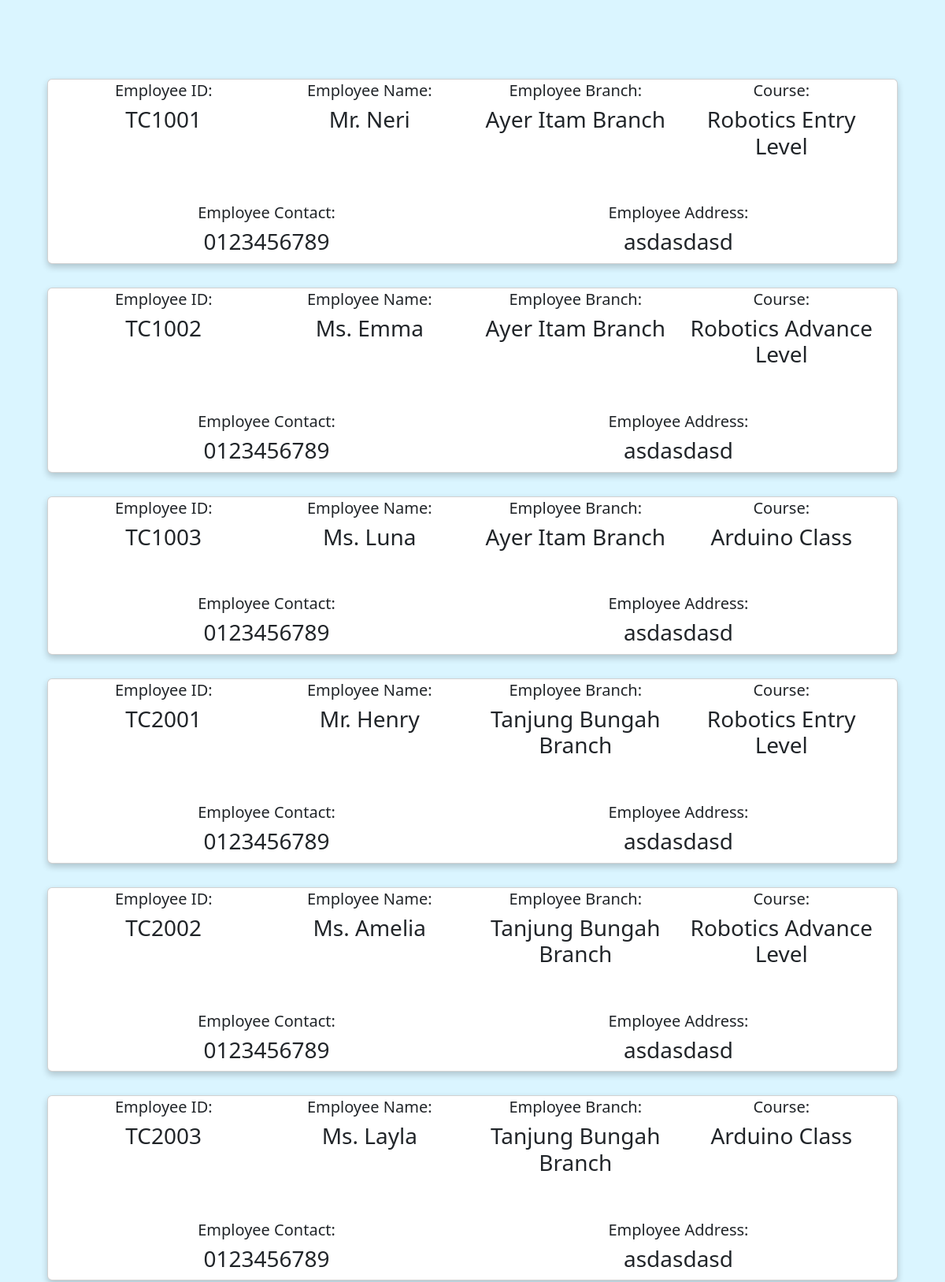
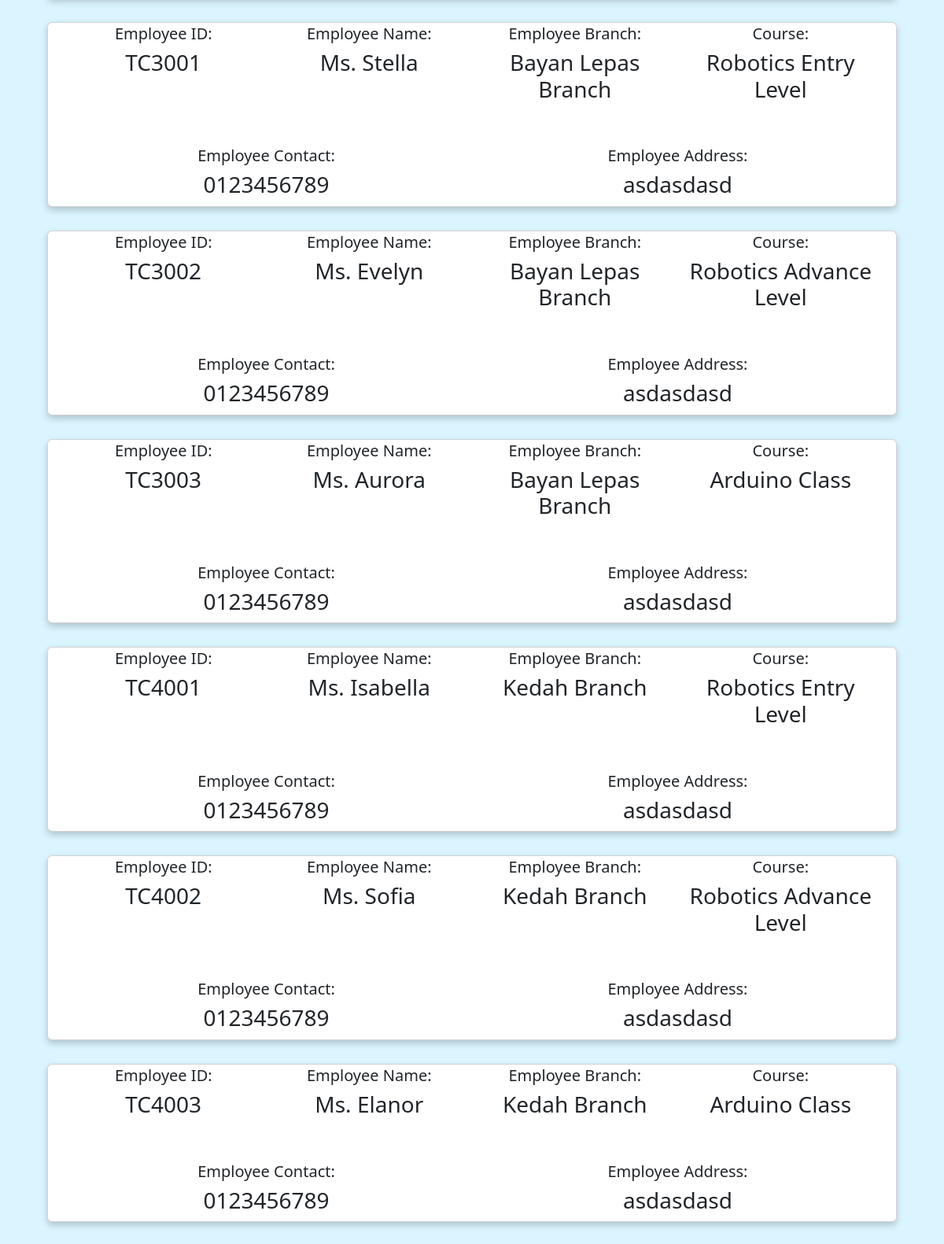
/employee_list.php, run on the app's committed database (2 pictures, top to bottom).
### tables this page shows
CREATE TABLE `employee` (
  `employee_ID` varchar(6) NOT NULL,
  `employee_password` varchar(50) NOT NULL,
  `employee_name` varchar(50) NOT NULL,
  `employee_contact` varchar(11) NOT NULL,
  `employee_address` varchar(100) NOT NULL,
  `employee_branch` varchar(50) NOT NULL,
  `course_teach` varchar(50) NOT NULL
);

### employee_list.php (the view, shortened to what this page needs)
<html>
    <head>
        <link rel="stylesheet" href="hardware_asset.css">
        <link href="https://cdn.jsdelivr.net/npm/bootstrap@5.3.0-alpha3/dist/css/bootstrap.min.css" rel="stylesheet">
        <?php
            include'admin_header.php';
        ?>
    </head>
    <body style="background-color: #daf5ff;">
        <?php
            $dbc=mysqli_connect("localhost","root","");
            mysqli_select_db($dbc,"rilcms");
            $query = mysqli_query($dbc,"SELECT * FROM employee");
           echo"<div class=\"listing-section\">";
                while (($row1 = $query->fetch_assoc())){
                    $data1= $row1['employee_ID'];
                    $data2 = $row1['employee_name'];
                    $data3 = $row1['employee_contact'];
                    $data4 = $row1['employee_address'];
                    $data5 = $row1['employee_branch'];
                    $data6 = $row1['course_teach'];
                    echo'<div class="card">
                            <div class="card-content">
                                <div class="container text-center">
                                    <div class="row">
                                        <div class="col">
                                            <h5>Employee ID: <h3>'.$data1.'</h3> </h5>
                                        </div>
                                        <div class="col">
                                            <h5>Employee Name: <h3>'.$data2.'</h3></h5>
                                        </div>
                                        <div class="col">
                                            <h5>Employee Branch: <h3>'.$data5.'</h3></h5>
                                        </div>
                                        <div class="col">
                                            <h5>Course: <h3>'.$data6.'</h3></h5>
                                        </div>
                                    </div>
                                    <br/><br/>
                                    <div class="row">
                                        <div class="col">
                                            <h5>Employee Contact: <h3>'.$data3.'</h3></h5>
                                        </div>
                                        <div class="col">
                                                <h5>Employee Address: <h3>'.$data4.'</h3></h5>
                                        </div>
                                    </div>
                                </div>
                            </div>
                        </div>';
                }
            echo"</div>";
            ?>
    </body>
</html>

### hardware_asset.css (style rules this page uses)
.listing-section { margin-top: 100px; height: auto; }
.card { box-shadow: 0 4px 8px 0 rgba(0,0,0,0.2); transition: 0.3s; width: 90%; border-radius: 5px; margin-bottom: 10px; margin-left: auto; margin-right: auto; }
.card-content { padding: 2px 16px; height: auto; }

### employee_list.php (style rules this page uses)
.card { margin-bottom: 30px; }

### data on the page
employee: employee_ID "TC1001", employee_name "Mr. Neri", employee_branch "Ayer Itam Branch", course_teach "Robotics Entry Level", employee_contact "0123456789", employee_address "asdasdasd"
employee: employee_ID "TC1002", employee_name "Ms. Emma", employee_branch "Ayer Itam Branch", course_teach "Robotics Advance Level", employee_contact "0123456789", employee_address "asdasdasd"
employee: employee_ID "TC1003", employee_name "Ms. Luna", employee_branch "Ayer Itam Branch", course_teach "Arduino Class", employee_contact "0123456789", employee_address "asdasdasd"
employee: employee_ID "TC2001", employee_name "Mr. Henry", employee_branch "Tanjung Bungah Branch", course_teach "Robotics Entry Level", employee_contact "0123456789", employee_address "asdasdasd"
employee: employee_ID "TC2002", employee_name "Ms. Amelia", employee_branch "Tanjung Bungah Branch", course_teach "Robotics Advance Level", employee_contact "0123456789", employee_address "asdasdasd"
employee: employee_ID "TC2003", employee_name "Ms. Layla", employee_branch "Tanjung Bungah Branch", course_teach "Arduino Class", employee_contact "0123456789", employee_address "asdasdasd"
employee: employee_ID "TC3001", employee_name "Ms. Stella", employee_branch "Bayan Lepas Branch", course_teach "Robotics Entry Level", employee_contact "0123456789", employee_address "asdasdasd"
employee: employee_ID "TC3002", employee_name "Ms. Evelyn", employee_branch "Bayan Lepas Branch", course_teach "Robotics Advance Level", employee_contact "0123456789", employee_address "asdasdasd"
employee: employee_ID "TC3003", employee_name "Ms. Aurora", employee_branch "Bayan Lepas Branch", course_teach "Arduino Class", employee_contact "0123456789", employee_address "asdasdasd"
employee: employee_ID "TC4001", employee_name "Ms. Isabella", employee_branch "Kedah Branch", course_teach "Robotics Entry Level", employee_contact "0123456789", employee_address "asdasdasd"
employee: employee_ID "TC4002", employee_name "Ms. Sofia", employee_branch "Kedah Branch", course_teach "Robotics Advance Level", employee_contact "0123456789", employee_address "asdasdasd"
employee: employee_ID "TC4003", employee_name "Ms. Elanor", employee_branch "Kedah Branch", course_teach "Arduino Class", employee_contact "0123456789", employee_address "asdasdasd"
